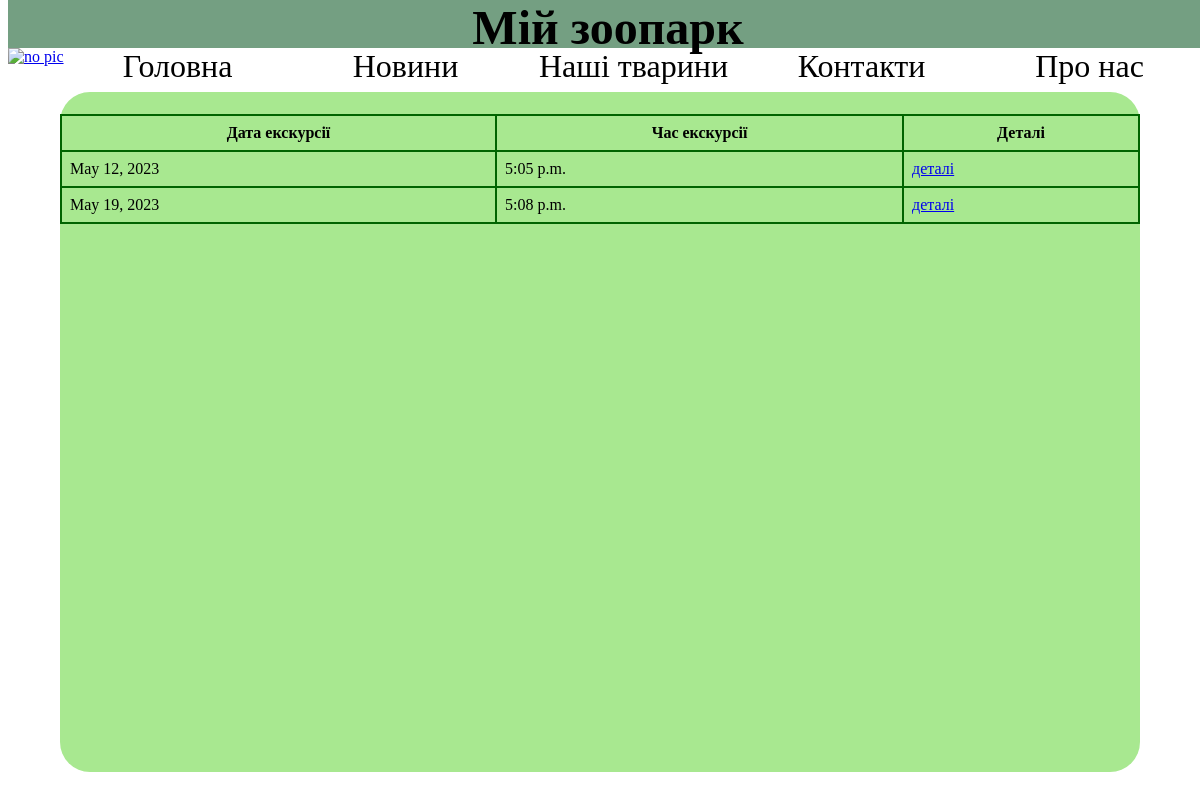
Before: /zoo/getAllExcursions/ (signed in) with the older database file.
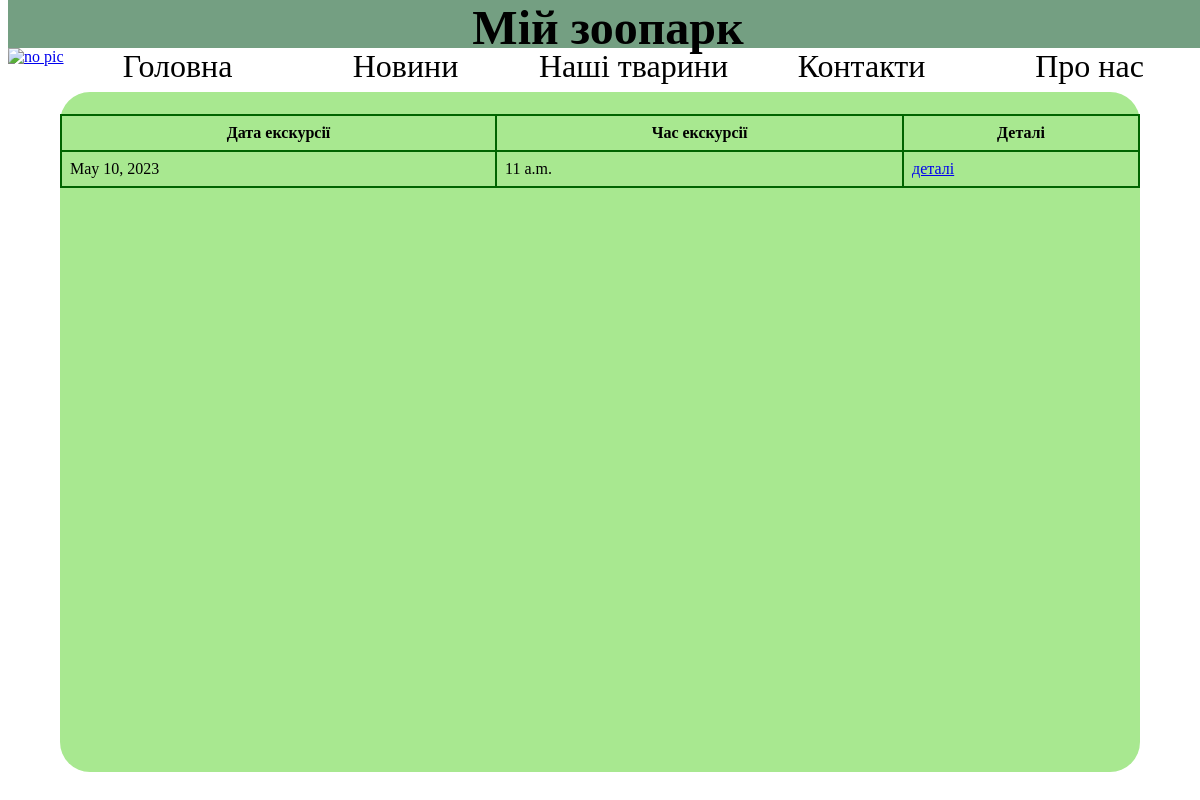
After: the same page with the newer database file.
### zoo/models.py (models this page shows, shortened)
class Excursions(models.Model):
    date = models.DateField('date')
    time = models.TimeField('time')
    phone = models.CharField('phone', max_length=250)
    name = models.CharField('name', max_length=250, default='')
    peopleAmount = models.IntegerField('amount of people')
    guide = models.ForeignKey(Account, on_delete=models.DO_NOTHING, null=True)
    isFinished = models.BooleanField(default=False)
    class Meta:
        verbose_name = 'Excursion'
        verbose_name_plural = 'Excursions'
        ordering = ['date']

### zoo/views.py (the view)
# urls.py: path('getAllExcursions/', views.getAllExcursions),
def getAllExcursions(request):
    if(request.user.is_authenticated):
        data = Excursions.objects.all()
        return render(request, "allExcursions.html", {"data": data})
    else:
        return redirect('login')

### templates/allExcursions.html (shortened to what this page needs)
<!DOCTYPE html>
<html lang="en">
{% load static %}
<head>
    <link href="{% static "CSS/zooStyles.css" %}" rel="stylesheet">
</head>
<body>
<div class="siteName"><a>Мій зоопарк</a></div>
<nav>
    <a href="/zoo"><img src="{% static "Images/zooImg.jpg" %}" alt="no pic"></a>
    <div class="upperRadius"><a href="/zoo" class="navbarTextLink firstLevelLink"> Головна </a>
    </div>
    <div class="upperRadius downRadius"><a href="/zoo/news" class="navbarTextLink firstLevelLink"> Новини </a></div>
    <div class="upperRadius downRadius"><a href="" class="navbarTextLink firstLevelLink"> Наші тварини </a></div>
    <div class="upperRadius downRadius"><a href="" class="navbarTextLink firstLevelLink"> Контакти </a></div>
    <div class="upperRadius downRadius"><a href="" class="navbarTextLink firstLevelLink"> Про нас </a></div>
</nav>
<div class="textContainer">
    <table>
        <thead>
        <tr>
            <th>Дата екскурсії</th>
            <th>Час екскурсії</th>
            <th>Деталі</th>
        </tr>
        </thead>
        <tbody>
        {% for item in data %}
            <tr>
                <td>{{ item.date }}</td>
                <td>{{ item.time }}</td>
                <td><a href="{% url 'excursion' item.id %}"> деталі </a></td>
            </tr>
        {% endfor %}
        </tbody>
    </table>
</div>
</body>
</html>

Changed rows visible on the page:
removed Excursions: date "May 12, 2023", time "5:05 p.m."
removed Excursions: date "May 19, 2023", time "5:08 p.m."
added Excursions: date "May 10, 2023", time "11 a.m."
